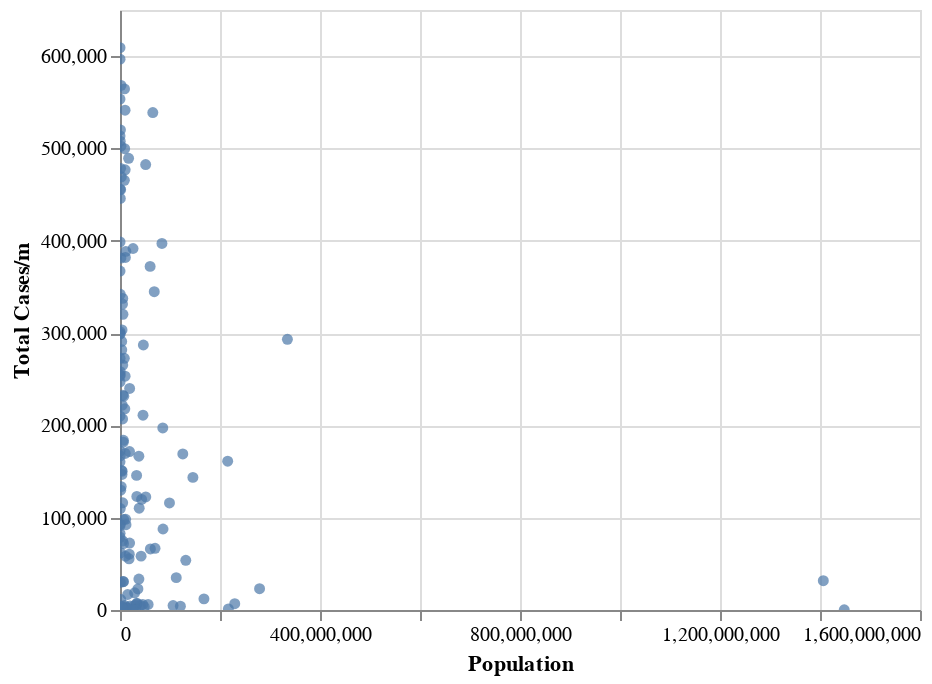

Notebook code cell kept with this figure:
### Markdown cell above
First of all, I'd like to see whether the population and the density (total cases/million people) of affected patients have a strong relation. In other words, is the population affect the possibility of being affected.

### Code cell
alt.Chart(df).mark_circle().encode(
    x = alt.X("Population",sort="ascending"),
    y = alt.Y("Total Cases/m",sort="ascending"),
    tooltip = ("Country","Total Cases")
).interactive()

### Figure 1 — Vega-Lite specification as saved in the notebook (floating-point values rounded to 4 significant figures; data arrays with more than 128 entries replaced by an {"elided": "..."} marker saying what was removed)
{"config": {"view": {"continuousWidth": 400, "continuousHeight": 300}}, "data": {"name": "data-0f60f6a3a16231733808cb4265150cc4"}, "mark": "circle", "encoding": {"tooltip": [{"field": "Country", "type": "nominal"}, {"field": "Total Cases", "type": "quantitative"}], "x": {"field": "Population", "sort": "ascending", "type": "quantitative"}, "y": {"field": "Total Cases/m", "sort": "ascending", "type": "quantitative"}}, "selection": {"selector001": {"type": "interval", "bind": "scales", "encodings": ["x", "y"]}}, "$schema": "https://vega.github.io/schema/vega-lite/v4.17.0.json", "datasets": {"data-0f60f6a3a16231733808cb4265150cc4": {"elided": "137 records"}}}
